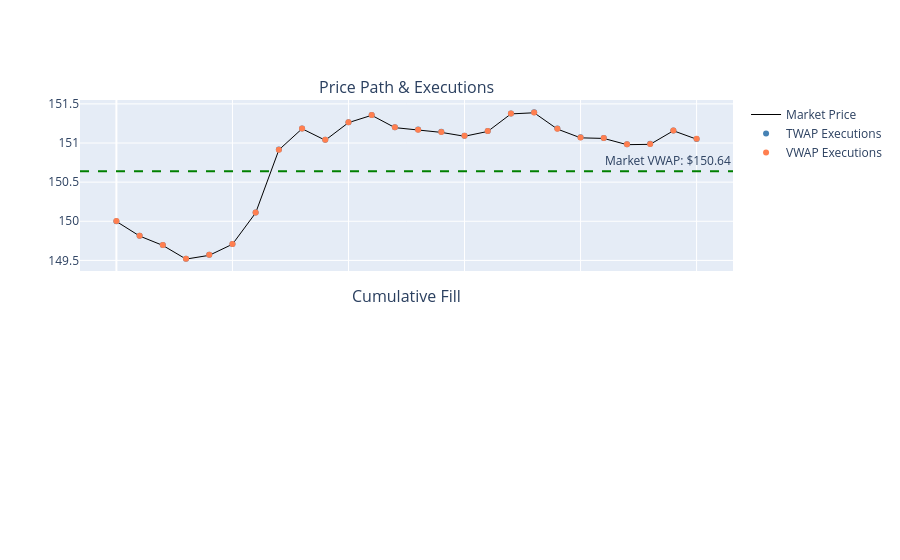

Source (notebook cell):
### Markdown cell above
**Finding**: On this real session the benchmark comparison separates schedule
quality from market direction. VWAP tracks the day's market VWAP more closely
because it spends more of the order in the high-volume open and close buckets,
not because it forecasts price direction.

### Code cell
# Visualize execution against the real session
fig = make_subplots(
    rows=2,
    cols=1,
    shared_xaxes=True,
    subplot_titles=["Price Path & Executions", "Cumulative Fill"],
    vertical_spacing=0.1,
)

fig.add_scatter(
    x=bucket_idx,
    y=demo_price,
    mode="lines",
    name="Market Price",
    line=dict(color="black", width=1),
    row=1,
    col=1,
)
fig.add_hline(
    y=market_vwap,
    line_dash="dash",
    line_color="green",
    annotation_text=f"Market VWAP: ${market_vwap:.2f}",
    row=1,
    col=1,
)
fig.add_scatter(
    x=bucket_idx,
    y=twap_exec_price,
    mode="markers",
    name="TWAP Executions",
    marker=dict(size=6, color="steelblue"),
    row=1,
    col=1,
)
fig.add_scatter(
    x=bucket_idx,
    y=vwap_exec_price,
    mode="markers",
    name="VWAP Executions",
    marker=dict(size=6, color="coral"),
    row=1,
    col=1,
)

### Figure 1 — Plotly figure (JSON) as saved in the notebook; plotly's stock layout.template omitted (floating-point values rounded to 4 significant figures)
{"data": [{"line": {"color": "black", "width": 1}, "mode": "lines", "name": "Market Price", "type": "scatter", "x": [0, 1, 2, 3, 4, 5, 6, 7, 8, 9, 10, 11, 12, 13, 14, 15, 16, 17, 18, 19, 20, 21, 22, 23, 24, 25], "xaxis": "x", "y": [150.0, 149.8, 149.7, 149.5, 149.6, 149.7, 150.1, 150.9, 151.2, 151.0, 151.3, 151.4, 151.2, 151.2, 151.1, 151.1, 151.1, 151.4, 151.4, 151.2, 151.1, 151.1, 151.0, 151.0, 151.2, 151.0], "yaxis": "y"}, {"marker": {"color": "steelblue", "size": 6}, "mode": "markers", "name": "TWAP Executions", "type": "scatter", "x": [0, 1, 2, 3, 4, 5, 6, 7, 8, 9, 10, 11, 12, 13, 14, 15, 16, 17, 18, 19, 20, 21, 22, 23, 24, 25], "xaxis": "x", "y": [150.0, 149.8, 149.7, 149.5, 149.6, 149.7, 150.1, 150.9, 151.2, 151.0, 151.3, 151.4, 151.2, 151.2, 151.1, 151.1, 151.2, 151.4, 151.4, 151.2, 151.1, 151.1, 151.0, 151.0, 151.2, 151.1], "yaxis": "y"}, {"marker": {"color": "coral", "size": 6}, "mode": "markers", "name": "VWAP Executions", "type": "scatter", "x": [0, 1, 2, 3, 4, 5, 6, 7, 8, 9, 10, 11, 12, 13, 14, 15, 16, 17, 18, 19, 20, 21, 22, 23, 24, 25], "xaxis": "x", "y": [150.0, 149.8, 149.7, 149.5, 149.6, 149.7, 150.1, 150.9, 151.2, 151.0, 151.3, 151.4, 151.2, 151.2, 151.1, 151.1, 151.2, 151.4, 151.4, 151.2, 151.1, 151.1, 151.0, 151.0, 151.2, 151.1], "yaxis": "y"}], "layout": {"annotations": [{"font": {"size": 16}, "showarrow": false, "text": "Price Path & Executions", "x": 0.5, "xanchor": "center", "xref": "paper", "y": 1.0, "yanchor": "bottom", "yref": "paper"}, {"font": {"size": 16}, "showarrow": false, "text": "Cumulative Fill", "x": 0.5, "xanchor": "center", "xref": "paper", "y": 0.45, "yanchor": "bottom", "yref": "paper"}, {"showarrow": false, "text": "Market VWAP: $150.64", "x": 1, "xanchor": "right", "xref": "x domain", "y": 150.6, "yanchor": "bottom", "yref": "y"}], "shapes": [{"line": {"color": "green", "dash": "dash"}, "type": "line", "x0": 0, "x1": 1, "xref": "x domain", "y0": 150.6, "y1": 150.6, "yref": "y"}], "xaxis": {"anchor": "y", "domain": [0.0, 1.0], "matches": "x2", "showticklabels": false}, "xaxis2": {"anchor": "y2", "domain": [0.0, 1.0]}, "yaxis": {"anchor": "x", "domain": [0.55, 1.0]}, "yaxis2": {"anchor": "x2", "domain": [0.0, 0.45]}}}
